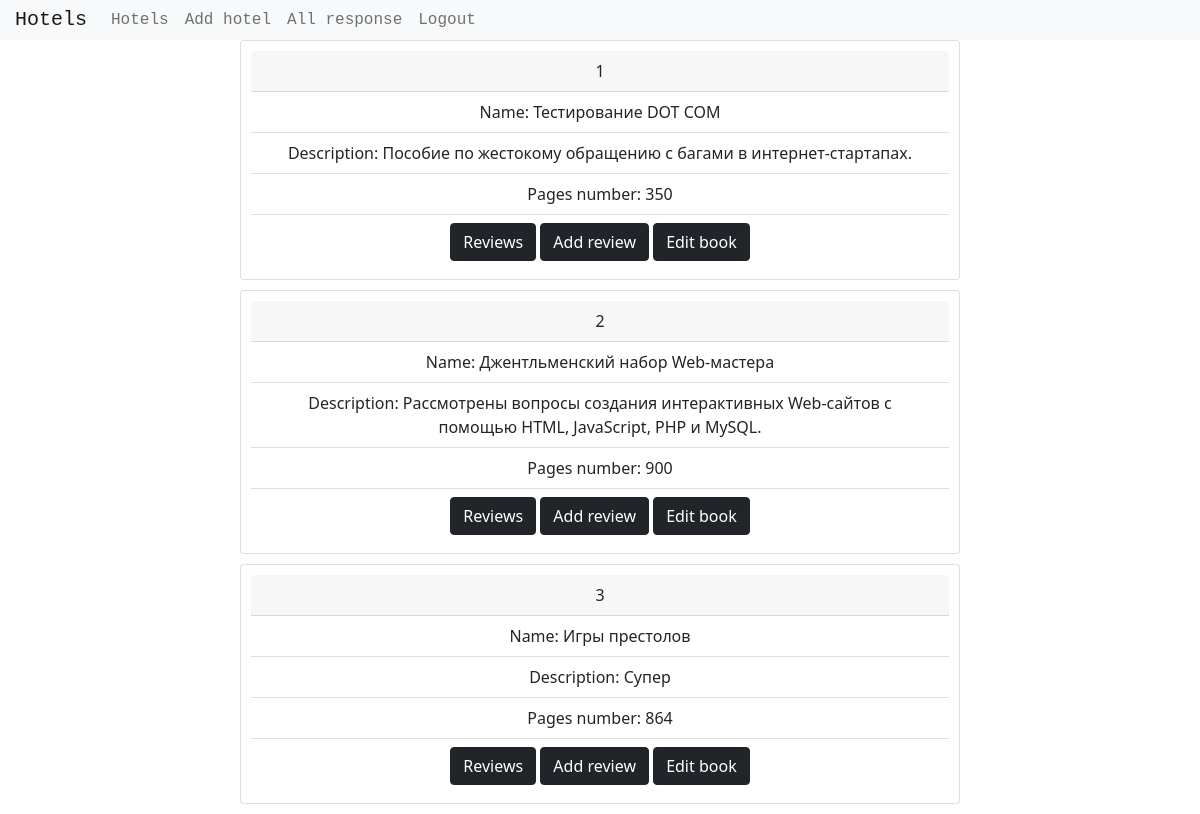
Page /book_list/ (signed in) on the committed database.
### main/models.py (models this page shows, shortened)
class Book(models.Model):
    name = models.CharField('Название', max_length=255)
    price = models.DecimalField('Цена', max_digits=10, decimal_places=2)
    pages_number = models.IntegerField('Страницы', default=100)
    description = models.TextField('Описание', null=True, blank=True)
    class Meta:
        verbose_name = 'Книга'
        verbose_name_plural = "Книги"

### main/views.py (the view)
# urls.py: path('book_list/', views.book_list, name='book_list'),
def book_list(request):
    books = Book.objects.all()
    return render(request, 'main/book_list.html', {'books': books})

### main/templates/main/book_list.html (shortened to what this page needs)
{% extends 'main/base.html' %}
{%block content%}
{% for book in books %}
    <div class="review card">
      <div class="card-header">
        {{book.id}}
      </div>
      <ul class="list-group list-group-flush">
        <li class="list-group-item">Name: {{book.name}}</li>
        <li class="list-group-item">Description: {{book.description}}</li>
        <li class="list-group-item">Pages number: {{book.pages_number}}</li>
        <li class="list-group-item">
            <a class="btn btn-dark" href="{% url 'book_review_list' book_id=book.id %}" role="button">Reviews</a>
            {% if user.is_authenticated %}
            <a class="btn btn-dark" href="{% url 'add_review' book_id=book.id %}">Add review</a>
                {% if user.is_superuser %}
                <a class="btn btn-dark" href="{% url 'edit_book' book_id=book.id %}" role="button">Edit book</a>
                {% endif %}
            {% endif %}
        </li>
      </ul>
    </div>
{% endfor %}
{% endblock %}

### main/static/main/css/styles.css (style rules this page uses)
.review { text-align: center; padding: 10px; margin-bottom: 10px; }
ul li { display:block; transition: transform .6s ease; text-decoration: none; }

### rows in the picture
Book: id "1", name "Тестирование DOT COM", description "Пособие по жестокому обращению с багами в интернет-стартапах.", pages_number "350"
Book: id "2", name "Джентльменский набор Web-мастера", description "Рассмотрены вопросы создания интерактивных Web-сайтов с помощью HTML, JavaScript, PHP и MySQL.", pages_number "900"
Book: id "3", name "Игры престолов", description "Супер", pages_number "864"
